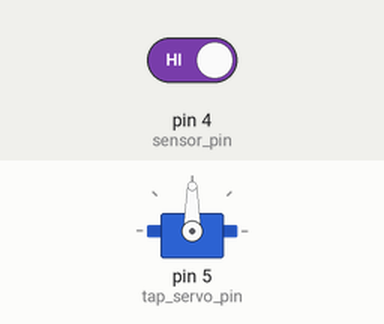
This sketch was run on a simulated Arduino Uno, built with avr-gcc and run on an emulated ATmega328P. Shown: servo. The test bench sets the inputs (shaded band); at power-on: pin 4 (sensor_pin) HIGH.

Above: at 1.2 s.
1.3 s: pin 4 (sensor_pin) driven LOW
At 1.7 s:
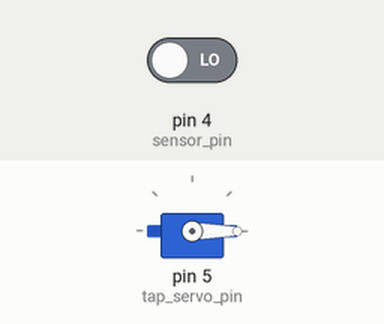
2.8 s: pin 4 (sensor_pin) driven HIGH
At 4.4 s:
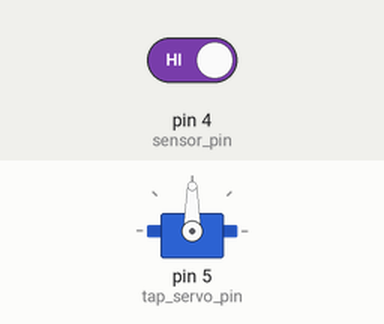
Timing chart, 0 to 5.9 s (numbered marks = the images above; inputs shaded):
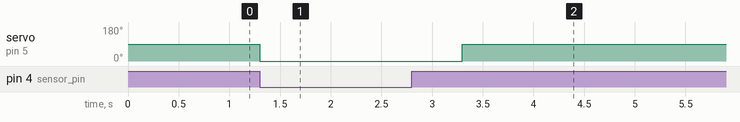

Measured:
- after the input at 1.3 s, servo on pin 5 (tap_servo_pin): 90° → 0° at once
- after the input at 2.8 s, servo on pin 5 (tap_servo_pin): 0° → 90° after 0.50 s

The sketch:

Servo_with_IR_Module.ino
```cpp
#include <Servo.h>
Servo tap_servo;
int sensor_pin = 4;
int tap_servo_pin = 5;
int val;
void setup(){
  pinMode(sensor_pin,INPUT);
  tap_servo.attach(tap_servo_pin);
  Serial.begin(9600);
  // Serial.println("Testing servo ..") ;
}

void loop(){
  val = digitalRead(sensor_pin);
  // Serial.println(val);

  if (val==0)
  {tap_servo.write(0);
   delay(2000);
  }
  if (val==1)
  {tap_servo.write(90);

    }
}
```
